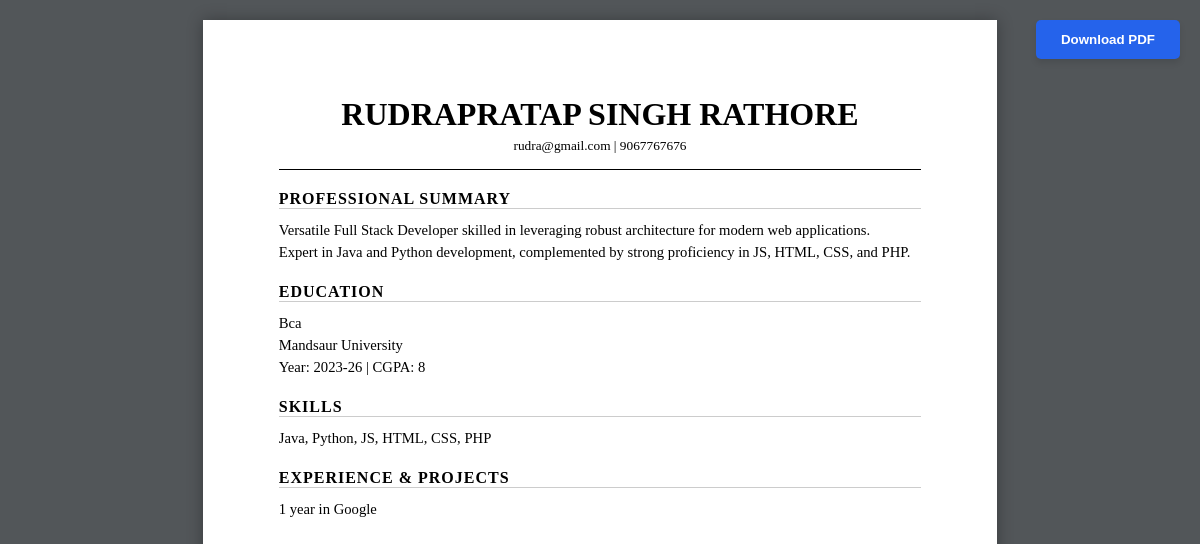
/tools/resume/1 (signed in), run on the app's committed database.
### app.py (models this page shows)
class Resume(db.Model):
    id = db.Column(db.Integer, primary_key=True)
    user_id = db.Column(db.Integer, db.ForeignKey('user.id'))
    full_name = db.Column(db.String(100))
    email = db.Column(db.String(120))
    phone = db.Column(db.String(20))
    linkedin = db.Column(db.String(200))
    summary = db.Column(db.Text)
    skills = db.Column(db.Text)
    experience = db.Column(db.Text)
    education = db.Column(db.Text)
    created_at = db.Column(db.DateTime, default=datetime.utcnow)

### app.py (the view)
@app.route('/tools/resume/<int:id>')
@login_required
def resume_view(id):
    resume = Resume.query.get_or_404(id)
    if resume.user_id != current_user.id:
        flash('Unauthorized', 'danger')
        return redirect(url_for('dashboard'))
    return render_template('tools/resume_view.html', resume=resume)

### app.py (called while the page is built)
@login_manager.user_loader
def load_user(id):
    return User.query.get(int(id))

### templates/tools/resume_view.html (shortened to what this page needs)
<!DOCTYPE html>
<html lang="en">
<head>
</head>
<body>
    <button onclick="window.print()" class="download-btn">Download PDF</button>
    <div class="page">
        <h1>{{ resume.full_name }}</h1>
        <div class="contact">
            {{ resume.email }} | {{ resume.phone }} <br>
        </div>
        {% if resume.summary %}
        <h2>Professional Summary</h2>
        <p>{{ resume.summary }}</p>
        {% endif %}
        {% if resume.education %}
        <h2>Education</h2>
        <p>{{ resume.education }}</p>
        {% endif %}
        {% if resume.skills %}
        <h2>Skills</h2>
        <p>{{ resume.skills }}</p>
        {% endif %}
        {% if resume.experience %}
        <h2>Experience & Projects</h2>
        <p>{{ resume.experience }}</p>
        {% endif %}
    </div>
</body>
</html>

### templates/tools/resume_view.html (style rules this page uses)
body { font-family: 'Times New Roman', serif; background: #525659; display: flex; justify-content: center; padding: 20px; margin: 0; }
.page { background: white; width: 210mm; min-height: 297mm; padding: 20mm; box-shadow: 0 0 15px rgba(0,0,0,0.3); box-sizing: border-box; }
h1 { text-align: center; text-transform: uppercase; margin: 0 0 5px 0; font-size: 24pt; }
.contact { text-align: center; margin-bottom: 20px; border-bottom: 1px solid #000; padding-bottom: 15px; font-size: 10pt; }
h2 { font-size: 12pt; text-transform: uppercase; border-bottom: 1px solid #ccc; margin-top: 20px; margin-bottom: 10px; letter-spacing: 1px; }
p { font-size: 11pt; line-height: 1.5; white-space: pre-line; margin: 5px 0; text-align: justify; }
.download-btn { position: fixed; top: 20px; right: 20px; background: #2563eb; color: white; border: none; padding: 12px 25px; cursor: pointer; border-radius: 5px; font-family: sans-serif; font-weight: bold; box-shadow: 0 4px 6px rgba(0,0,0,0.1); }

### data on the page
Resume: full_name "RUDRAPRATAP SINGH RATHORE", email "rudra@gmail.com", phone "9067767676", summary "Versatile Full Stack Developer skilled in leveraging robust architecture for modern web applications. Expert in Java and Python development, complemented by strong proficiency in JS, HTML, CSS, and PHP.", education "Bca Mandsaur University Year: 2023-26 | CGPA: 8", skills "Java, Python, JS, HTML, CSS, PHP", experience "1 year in Google"
